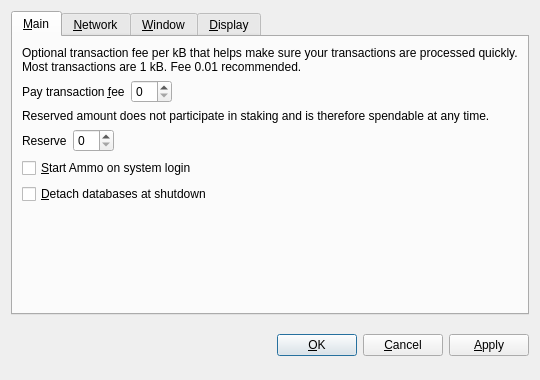
<?xml version="1.0" encoding="UTF-8"?>
<ui version="4.0">
 <class>OptionsDialog</class>
 <widget class="QDialog" name="OptionsDialog">
  <property name="geometry">
   <rect>
    <x>0</x>
    <y>0</y>
    <width>540</width>
    <height>380</height>
   </rect>
  </property>
  <property name="windowTitle">
   <string>Options</string>
  </property>
  <property name="modal">
   <bool>true</bool>
  </property>
  <layout class="QVBoxLayout" name="verticalLayout">
   <item>
    <widget class="QTabWidget" name="tabWidget">
     <property name="tabPosition">
      <enum>QTabWidget::North</enum>
     </property>
     <property name="currentIndex">
      <number>0</number>
     </property>
     <widget class="QWidget" name="tabMain">
      <attribute name="title">
       <string>&amp;Main</string>
      </attribute>
      <layout class="QVBoxLayout" name="verticalLayout_Main">
       <item>
        <widget class="QLabel" name="transactionFeeInfoLabel">
         <property name="text">
          <string>Optional transaction fee per kB that helps make sure your transactions are processed quickly. Most transactions are 1 kB. Fee 0.01 recommended.</string>
         </property>
         <property name="textFormat">
          <enum>Qt::PlainText</enum>
         </property>
         <property name="wordWrap">
          <bool>true</bool>
         </property>
        </widget>
       </item>
       <item>
        <layout class="QHBoxLayout" name="horizontalLayoutFee">
         <item>
          <widget class="QLabel" name="transactionFeeLabel">
           <property name="text">
            <string>Pay transaction &amp;fee</string>
           </property>
           <property name="textFormat">
            <enum>Qt::PlainText</enum>
           </property>
           <property name="buddy">
            <cstring>transactionFee</cstring>
           </property>
          </widget>
         </item>
         <item>
          <widget class="BitcoinAmountField" name="transactionFee"/>
         </item>
         <item>
          <spacer name="horizontalSpacerFee">
           <property name="orientation">
            <enum>Qt::Horizontal</enum>
           </property>
           <property name="sizeHint" stdset="0">
            <size>
             <width>40</width>
             <height>20</height>
            </size>
           </property>
          </spacer>
         </item>
        </layout>
       </item>
       <item>
        <widget class="QLabel" name="reserveBalanceInfoLabel">
         <property name="text">
          <string>Reserved amount does not participate in staking and is therefore spendable at any time.</string>
         </property>
         <property name="textFormat">
          <enum>Qt::PlainText</enum>
         </property>
         <property name="wordWrap">
          <bool>true</bool>
         </property>
        </widget>
       </item>
       <item>
        <layout class="QHBoxLayout" name="horizontalLayoutReserveBalance">
         <item>
          <widget class="QLabel" name="reserveBalanceLabel">
           <property name="text">
            <string>Reserve</string>
           </property>
           <property name="textFormat">
            <enum>Qt::PlainText</enum>
           </property>
           <property name="buddy">
            <cstring>reserveBalance</cstring>
           </property>
          </widget>
         </item>
         <item>
          <widget class="BitcoinAmountField" name="reserveBalance"/>
         </item>
         <item>
          <spacer name="horizontalSpacerReserveBalance">
           <property name="orientation">
            <enum>Qt::Horizontal</enum>
           </property>
           <property name="sizeHint" stdset="0">
            <size>
             <width>40</width>
             <height>20</height>
            </size>
           </property>
          </spacer>
         </item>
        </layout>
       </item>
       <item>
        <widget class="QCheckBox" name="bitcoinAtStartup">
         <property name="toolTip">
          <string>Automatically start Ammo after logging in to the system.</string>
         </property>
         <property name="text">
          <string>&amp;Start Ammo on system login</string>
         </property>
        </widget>
       </item>
       <item>
        <widget class="QCheckBox" name="detachDatabases">
         <property name="toolTip">
          <string>Detach block and address databases at shutdown. This means they can be moved to another data directory, but it slows down shutdown. The wallet is always detached.</string>
         </property>
         <property name="text">
          <string>&amp;Detach databases at shutdown</string>
         </property>
        </widget>
       </item>
       <item>
        <spacer name="verticalSpacer_Main">
         <property name="orientation">
          <enum>Qt::Vertical</enum>
         </property>
         <property name="sizeHint" stdset="0">
          <size>
           <width>20</width>
           <height>40</height>
          </size>
         </property>
        </spacer>
       </item>
      </layout>
     </widget>
     <widget class="QWidget" name="tabNetwork">
      <attribute name="title">
       <string>&amp;Network</string>
      </attribute>
      <layout class="QVBoxLayout" name="verticalLayout_Network">
       <item>
        <widget class="QCheckBox" name="mapPortUpnp">
         <property name="toolTip">
          <string>Automatically open the Ammo client port on the router. This only works when your router supports UPnP and it is enabled.</string>
         </property>
         <property name="text">
          <string>Map port using &amp;UPnP</string>
         </property>
        </widget>
       </item>
       <item>
        <widget class="QCheckBox" name="connectSocks">
         <property name="toolTip">
          <string>Connect to the Ammo network through a SOCKS proxy (e.g. when connecting through Tor).</string>
         </property>
         <property name="text">
          <string>&amp;Connect through SOCKS proxy:</string>
         </property>
        </widget>
       </item>
       <item>
        <layout class="QHBoxLayout" name="horizontalLayout_Network">
         <item>
          <widget class="QLabel" name="proxyIpLabel">
           <property name="text">
            <string>Proxy &amp;IP:</string>
           </property>
           <property name="textFormat">
            <enum>Qt::PlainText</enum>
           </property>
           <property name="buddy">
            <cstring>proxyIp</cstring>
           </property>
          </widget>
         </item>
         <item>
          <widget class="QValidatedLineEdit" name="proxyIp">
           <property name="maximumSize">
            <size>
             <width>140</width>
             <height>16777215</height>
            </size>
           </property>
           <property name="toolTip">
            <string>IP address of the proxy (e.g. 127.0.0.1)</string>
           </property>
          </widget>
         </item>
         <item>
          <widget class="QLabel" name="proxyPortLabel">
           <property name="text">
            <string>&amp;Port:</string>
           </property>
           <property name="textFormat">
            <enum>Qt::PlainText</enum>
           </property>
           <property name="buddy">
            <cstring>proxyPort</cstring>
           </property>
          </widget>
         </item>
         <item>
          <widget class="QLineEdit" name="proxyPort">
           <property name="maximumSize">
            <size>
             <width>55</width>
             <height>16777215</height>
            </size>
           </property>
           <property name="toolTip">
            <string>Port of the proxy (e.g. 9050)</string>
           </property>
          </widget>
         </item>
         <item>
          <widget class="QLabel" name="socksVersionLabel">
           <property name="text">
            <string>SOCKS &amp;Version:</string>
           </property>
           <property name="textFormat">
            <enum>Qt::PlainText</enum>
           </property>
           <property name="buddy">
            <cstring>socksVersion</cstring>
           </property>
          </widget>
         </item>
         <item>
          <widget class="QValueComboBox" name="socksVersion">
           <property name="toolTip">
            <string>SOCKS version of the proxy (e.g. 5)</string>
           </property>
          </widget>
         </item>
         <item>
          <spacer name="horizontalSpacer_Network">
           <property name="orientation">
            <enum>Qt::Horizontal</enum>
           </property>
           <property name="sizeHint" stdset="0">
            <size>
             <width>40</width>
             <height>20</height>
            </size>
           </property>
          </spacer>
         </item>
        </layout>
       </item>
       <item>
        <spacer name="verticalSpacer_Network">
         <property name="orientation">
          <enum>Qt::Vertical</enum>
         </property>
         <property name="sizeHint" stdset="0">
          <size>
           <width>20</width>
           <height>40</height>
          </size>
         </property>
        </spacer>
       </item>
      </layout>
     </widget>
     <widget class="QWidget" name="tabWindow">
      <attribute name="title">
       <string>&amp;Window</string>
      </attribute>
      <layout class="QVBoxLayout" name="verticalLayout_Window">
       <item>
        <widget class="QCheckBox" name="minimizeToTray">
         <property name="toolTip">
          <string>Show only a tray icon after minimizing the window.</string>
         </property>
         <property name="text">
          <string>&amp;Minimize to the tray instead of the taskbar</string>
         </property>
        </widget>
       </item>
       <item>
        <widget class="QCheckBox" name="minimizeOnClose">
         <property name="toolTip">
          <string>Minimize instead of exit the application when the window is closed. When this option is enabled, the application will be closed only after selecting Quit in the menu.</string>
         </property>
         <property name="text">
          <string>M&amp;inimize on close</string>
         </property>
        </widget>
       </item>
       <item>
        <spacer name="verticalSpacer_Window">
         <property name="orientation">
          <enum>Qt::Vertical</enum>
         </property>
         <property name="sizeHint" stdset="0">
          <size>
           <width>20</width>
           <height>40</height>
          </size>
         </property>
        </spacer>
       </item>
      </layout>
     </widget>
     <widget class="QWidget" name="tabDisplay">
      <attribute name="title">
       <string>&amp;Display</string>
      </attribute>
      <layout class="QVBoxLayout" name="verticalLayout_Display">
       <item>
        <layout class="QHBoxLayout" name="horizontalLayout_1_Display">
         <item>
          <widget class="QLabel" name="langLabel">
           <property name="text">
            <string>User Interface &amp;language:</string>
           </property>
           <property name="textFormat">
            <enum>Qt::PlainText</enum>
           </property>
           <property name="buddy">
            <cstring>lang</cstring>
           </property>
          </widget>
         </item>
         <item>
          <widget class="QValueComboBox" name="lang">
           <property name="toolTip">
            <string>The user interface language can be set here. This setting will take effect after restarting Ammo.</string>
           </property>
          </widget>
         </item>
        </layout>
       </item>
       <item>
        <layout class="QHBoxLayout" name="horizontalLayout_2_Display">
         <item>
          <widget class="QLabel" name="unitLabel">
           <property name="text">
            <string>&amp;Unit to show amounts in:</string>
           </property>
           <property name="textFormat">
            <enum>Qt::PlainText</enum>
           </property>
           <property name="buddy">
            <cstring>unit</cstring>
           </property>
          </widget>
         </item>
         <item>
          <widget class="QValueComboBox" name="unit">
           <property name="toolTip">
            <string>Choose the default subdivision unit to show in the interface and when sending coins.</string>
           </property>
          </widget>
         </item>
        </layout>
       </item>
        <item>
        <widget class="QCheckBox" name="useAmmoTheme">
         <property name="text">
          <string>Use Ammo visual theme (requires restart)</string>
         </property>
        </widget>
       </item>
       <item>
        <widget class="QCheckBox" name="displayAddresses">
         <property name="toolTip">
          <string>Whether to show Ammo addresses in the transaction list or not.</string>
         </property>
         <property name="text">
          <string>&amp;Display addresses in transaction list</string>
         </property>
        </widget>
       </item>
       <item>
        <widget class="QCheckBox" name="coinControlFeatures">
         <property name="toolTip">
          <string>Whether to show coin control features or not.</string>
         </property>
         <property name="text">
          <string>Display coin &amp;control features (experts only!)</string>
         </property>
        </widget>
       </item>
       <item>
        <spacer name="verticalSpacer_Display">
         <property name="orientation">
          <enum>Qt::Vertical</enum>
         </property>
         <property name="sizeHint" stdset="0">
          <size>
           <width>20</width>
           <height>40</height>
          </size>
         </property>
        </spacer>
       </item>
      </layout>
     </widget>
    </widget>
   </item>
   <item>
    <layout class="QHBoxLayout" name="horizontalLayout_Buttons">
     <item>
      <spacer name="horizontalSpacer_1">
       <property name="orientation">
        <enum>Qt::Horizontal</enum>
       </property>
       <property name="sizeHint" stdset="0">
        <size>
         <width>40</width>
         <height>48</height>
        </size>
       </property>
      </spacer>
     </item>
     <item>
      <widget class="QLabel" name="statusLabel">
       <property name="font">
        <font>
         <weight>75</weight>
         <bold>true</bold>
        </font>
       </property>
       <property name="text">
        <string/>
       </property>
       <property name="textFormat">
        <enum>Qt::PlainText</enum>
       </property>
       <property name="wordWrap">
        <bool>true</bool>
       </property>
      </widget>
     </item>
     <item>
      <spacer name="horizontalSpacer_2">
       <property name="orientation">
        <enum>Qt::Horizontal</enum>
       </property>
       <property name="sizeHint" stdset="0">
        <size>
         <width>40</width>
         <height>48</height>
        </size>
       </property>
      </spacer>
     </item>
     <item>
      <widget class="QPushButton" name="okButton">
       <property name="text">
        <string>&amp;OK</string>
       </property>
      </widget>
     </item>
     <item>
      <widget class="QPushButton" name="cancelButton">
       <property name="text">
        <string>&amp;Cancel</string>
       </property>
       <property name="autoDefault">
        <bool>false</bool>
       </property>
      </widget>
     </item>
     <item>
      <widget class="QPushButton" name="applyButton">
       <property name="text">
        <string>&amp;Apply</string>
       </property>
       <property name="autoDefault">
        <bool>false</bool>
       </property>
      </widget>
     </item>
    </layout>
   </item>
  </layout>
 </widget>
 <customwidgets>
  <customwidget>
   <class>BitcoinAmountField</class>
   <extends>QSpinBox</extends>
   <header>bitcoinamountfield.h</header>
  </customwidget>
  <customwidget>
   <class>QValueComboBox</class>
   <extends>QComboBox</extends>
   <header>qvaluecombobox.h</header>
  </customwidget>
  <customwidget>
   <class>QValidatedLineEdit</class>
   <extends>QLineEdit</extends>
   <header>qvalidatedlineedit.h</header>
  </customwidget>
 </customwidgets>
 <resources/>
 <connections/>
</ui>
